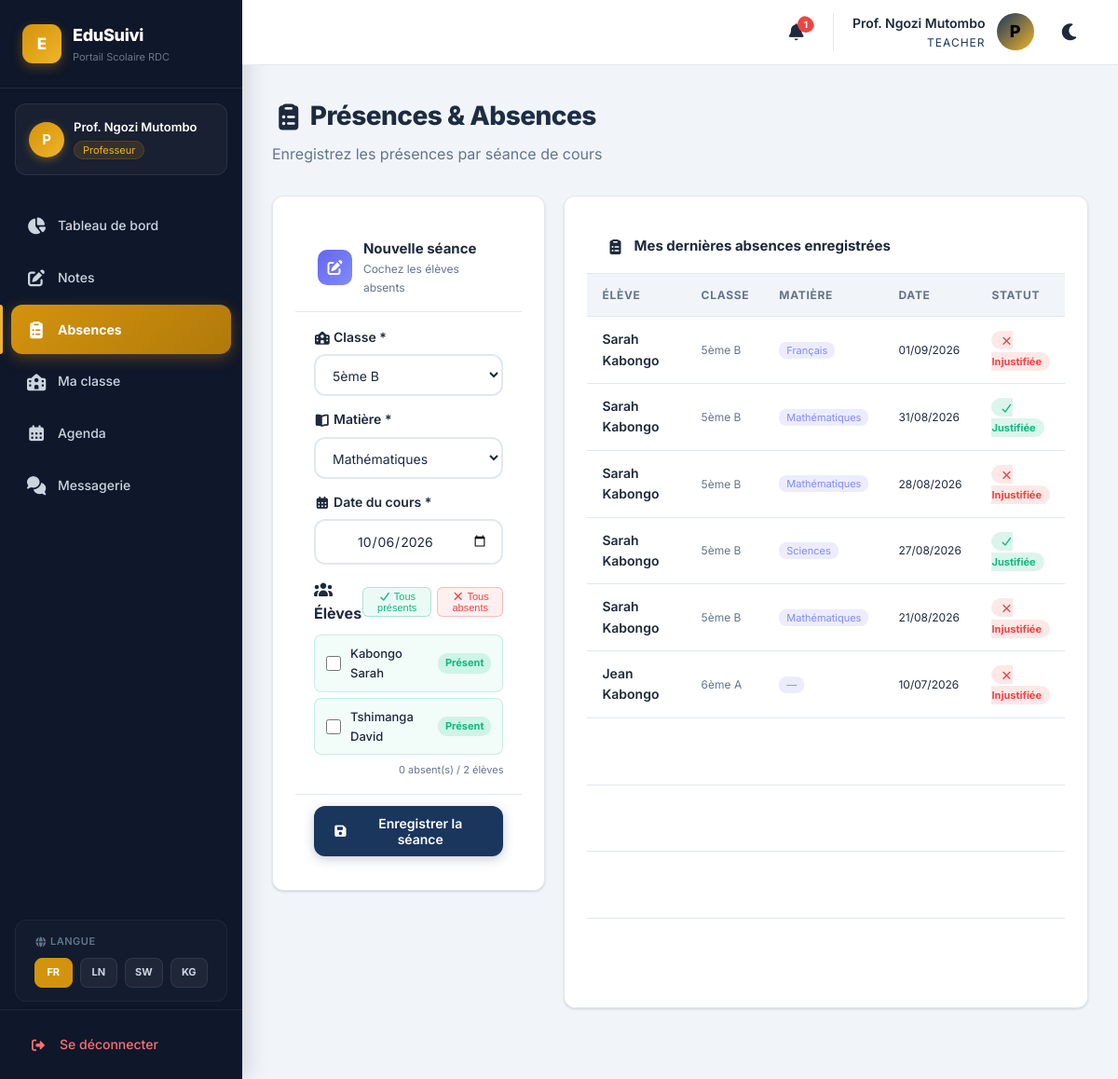
The app's page /teacher/absences.php (signed in) with its own data.
### tables this page shows
CREATE TABLE `students` (
  `id` int(11) NOT NULL AUTO_INCREMENT,
  `matricule` varchar(20) DEFAULT NULL,
  `first_name` varchar(50) NOT NULL,
  `last_name` varchar(50) NOT NULL,
  `date_of_birth` date DEFAULT NULL,
  `gender` enum('M','F') DEFAULT 'M',
  `option_filiere` varchar(100) DEFAULT NULL,
  `phone` varchar(20) DEFAULT NULL,
  `address` text DEFAULT NULL,
  `photo` varchar(255) DEFAULT NULL,
  `school_year` varchar(20) DEFAULT '2024-2025',
  `class_id` int(11) DEFAULT NULL,
  `parent_id` int(11) DEFAULT NULL,
  `created_at` timestamp NOT NULL DEFAULT current_timestamp(),
  `updated_at` timestamp NOT NULL DEFAULT current_timestamp() ON UPDATE current_timestamp(),
  PRIMARY KEY (`id`),
  KEY `class_id` (`class_id`),
  KEY `parent_id` (`parent_id`),
  CONSTRAINT `students_ibfk_1` FOREIGN KEY (`class_id`) REFERENCES `classes` (`id`) ON DELETE SET NULL,
  CONSTRAINT `students_ibfk_2` FOREIGN KEY (`parent_id`) REFERENCES `users` (`id`) ON DELETE SET NULL
);

CREATE TABLE `absences` (
  `id` int(11) NOT NULL AUTO_INCREMENT,
  `student_id` int(11) NOT NULL,
  `subject_id` int(11) DEFAULT NULL,
  `date` date NOT NULL,
  `justified` tinyint(1) DEFAULT 0,
  `reason` text DEFAULT NULL,
  `recorded_by` int(11) NOT NULL,
  `created_at` timestamp NOT NULL DEFAULT current_timestamp(),
  PRIMARY KEY (`id`),
  KEY `subject_id` (`subject_id`),
  KEY `recorded_by` (`recorded_by`),
  KEY `idx_absences_student` (`student_id`),
  KEY `idx_absences_date` (`date`),
  CONSTRAINT `absences_ibfk_1` FOREIGN KEY (`student_id`) REFERENCES `students` (`id`) ON DELETE CASCADE,
  CONSTRAINT `absences_ibfk_2` FOREIGN KEY (`subject_id`) REFERENCES `subjects` (`id`) ON DELETE SET NULL,
  CONSTRAINT `absences_ibfk_3` FOREIGN KEY (`recorded_by`) REFERENCES `users` (`id`) ON DELETE CASCADE
);

CREATE TABLE `classes` (
  `id` int(11) NOT NULL AUTO_INCREMENT,
  `name` varchar(50) NOT NULL,
  `level` varchar(50) NOT NULL,
  `school_level` enum('primaire','secondaire') DEFAULT 'secondaire',
  `teacher_id` int(11) DEFAULT NULL,
  `max_students` int(11) DEFAULT 40,
  `room` varchar(50) DEFAULT NULL,
  `school_year` varchar(20) DEFAULT '2024-2025',
  PRIMARY KEY (`id`),
  KEY `teacher_id` (`teacher_id`),
  CONSTRAINT `classes_ibfk_1` FOREIGN KEY (`teacher_id`) REFERENCES `users` (`id`) ON DELETE SET NULL
);

CREATE TABLE `subjects` (
  `id` int(11) NOT NULL AUTO_INCREMENT,
  `name` varchar(100) NOT NULL,
  `school_level` enum('primaire','secondaire','les_deux') NOT NULL DEFAULT 'secondaire',
  `category` varchar(100) NOT NULL DEFAULT 'Général',
  PRIMARY KEY (`id`)
);

### includes/config.php (called while the page is built, shortened)
<?php
function escape($str) {
    return htmlspecialchars($str, ENT_QUOTES, 'UTF-8');
}

### teacher/absences.php (the view, shortened to what this page needs)
<?php
require_once __DIR__ . '/../includes/config.php';
require_once __DIR__ . '/../includes/header.php';
$stmt = $pdo->prepare("
    SELECT DISTINCT c.id, c.name, c.school_level
    FROM teacher_assignments ta
    JOIN classes c ON ta.class_id = c.id
    WHERE ta.teacher_id = ?
    ORDER BY c.level, c.name
");
$stmt->execute([$currentUser['id']]);
$myClasses = $stmt->fetchAll();
$stmtPrim = $pdo->prepare("SELECT id, name, school_level FROM classes WHERE teacher_id = ? AND school_level = 'primaire' ORDER BY level, name");
$stmtPrim->execute([$currentUser['id']]);
$primClasses = $stmtPrim->fetchAll();
foreach ($primClasses as $pc) {
    if (!in_array($pc['id'], array_column($myClasses, 'id'))) {
        $myClasses[] = $pc;
    }
}
$selectedClassId   = intval($_GET['class_id']   ?? $_POST['class_id']   ?? ($myClasses[0]['id'] ?? 0));
$selectedSubjectId = intval($_GET['subject_id']  ?? $_POST['subject_id'] ?? 0);
$selectedDate      = $_GET['date'] ?? $_POST['date'] ?? date('Y-m-d');
$mySubjects = [];
if ($selectedClassId) {
    $chkPrim = $pdo->prepare("SELECT school_level, teacher_id FROM classes WHERE id = ?");
    $chkPrim->execute([$selectedClassId]);
    $cRow = $chkPrim->fetch();
    if ($cRow && $cRow['school_level'] === 'primaire' && $cRow['teacher_id'] == $currentUser['id']) {
        $mySubjects = $pdo->query("SELECT id, name FROM subjects WHERE school_level IN ('primaire', 'les_deux') ORDER BY name")->fetchAll();
    } else {
        $stmt = $pdo->prepare("
            SELECT s.id, s.name
            FROM teacher_assignments ta
            JOIN subjects s ON ta.subject_id = s.id
            WHERE ta.teacher_id = ? AND ta.class_id = ?
            ORDER BY s.name
        ");
        $stmt->execute([$currentUser['id'], $selectedClassId]);
        $mySubjects = $stmt->fetchAll();
    }
    if (!$selectedSubjectId && !empty($mySubjects)) {
        $selectedSubjectId = $mySubjects[0]['id'];
    }
}
$students = [];
$absentIds = [];
if ($selectedClassId && $selectedSubjectId) {
    $stmt = $pdo->prepare("
        SELECT s.id, s.first_name, s.last_name, s.matricule,
               a.id as absence_id
        FROM students s
        LEFT JOIN absences a ON a.student_id = s.id
            AND a.subject_id = ? AND a.date = ?
        WHERE s.class_id = ?
        ORDER BY s.last_name, s.first_name
    ");
    $stmt->execute([$selectedSubjectId, $selectedDate, $selectedClassId]);
    $students = $stmt->fetchAll();
    $absentIds = array_column(array_filter($students, fn($s) => $s['absence_id']), 'id');
}
$history = $pdo->prepare("
    SELECT a.*, CONCAT(s.first_name,' ',s.last_name) as student_name,
           c.name as class_name, sub.name as subject_name
    FROM absences a
    JOIN students s ON a.student_id = s.id
    JOIN classes c ON s.class_id = c.id
    LEFT JOIN subjects sub ON a.subject_id = sub.id
    WHERE a.recorded_by = ?
    ORDER BY a.date DESC, a.created_at DESC LIMIT 30
");
$history->execute([$currentUser['id']]);
$recentAbs = $history->fetchAll();
?>
<div class="page-header">
    <div>
        <h2>📋 Présences &amp; Absences</h2>
        <p>Enregistrez les présences par séance de cours</p>
    </div>
</div>
<div style="display:grid; grid-template-columns:1fr 1.4fr; gap:20px; align-items:start;">
    <div class="card" style="position:sticky; top:20px;">
        <div style="padding:20px 24px 16px; border-bottom:1px solid var(--border); display:flex; align-items:center; gap:12px;">
            <span style="width:38px;height:38px;background:linear-gradient(135deg,#6366f1,#818cf8);border-radius:10px;display:flex;align-items:center;justify-content:center;font-size:16px;color:#fff;">✏️</span>
            <div>
                <div style="font-weight:700; font-size:15px;">Nouvelle séance</div>
                <div style="font-size:12px; color:var(--text-muted);">Cochez les élèves absents</div>
            </div>
        </div>
        <form method="POST" id="sessionForm">
            <div style="padding:16px 20px; display:flex; flex-direction:column; gap:14px;">
                <div class="form-group" style="margin:0;">
                    <label>🏫 Classe *</label>
                    <select name="class_id" id="classSelect" class="form-control" onchange="loadSubjects(this.value)" required>
                        <?php foreach ($myClasses as $c): ?>
                        <option value="<?= $c['id'] ?>" <?= $selectedClassId == $c['id'] ? 'selected' : '' ?>>
                            <?= escape($c['name']) ?>
                        </option>
                        <?php endforeach; ?>
                    </select>
                </div>
                <div class="form-group" style="margin:0;">
                    <label>📚 Matière *</label>
                    <select name="subject_id" id="subjectSelect" class="form-control" required>
                        <?php foreach ($mySubjects as $s): ?>
                        <option value="<?= $s['id'] ?>" <?= $selectedSubjectId == $s['id'] ? 'selected' : '' ?>>
                            <?= escape($s['name']) ?>
                        </option>
                        <?php endforeach; ?>
                    </select>
                </div>
                <div class="form-group" style="margin:0;">
                    <label>📅 Date du cours *</label>
                    <input type="date" name="date" id="dateInput" class="form-control"
                           value="<?= escape($selectedDate) ?>"
                           onchange="reloadStudents()">
                </div>
                <div id="studentListSection" style="<?= empty($students) ? 'display:none;' : '' ?>">
                    <div style="display:flex; justify-content:space-between; align-items:center; margin-bottom:10px;">
                        <label style="margin:0; font-weight:700;">👥 Élèves</label>
                        <div style="display:flex; gap:6px;">
                            <button type="button" onclick="markAll(false)" style="font-size:11px; padding:3px 10px; border-radius:6px; border:1px solid rgba(16,185,129,0.3); background:rgba(16,185,129,0.08); color:#10b981; cursor:pointer;">✓ Tous présents</button>
                            <button type="button" onclick="markAll(true)" style="font-size:11px; padding:3px 10px; border-radius:6px; border:1px solid rgba(239,68,68,0.3); background:rgba(239,68,68,0.08); color:#ef4444; cursor:pointer;">✕ Tous absents</button>
                        </div>
                    </div>
                    <div id="studentList" style="display:flex; flex-direction:column; gap:6px; max-height:320px; overflow-y:auto;">
                        <?php foreach ($students as $s):
                            $isAbsent = in_array($s['id'], $absentIds);
                        ?>
                        <label class="student-row <?= $isAbsent ? 'absent' : 'present' ?>"
                               id="row_<?= $s['id'] ?>"
                               style="display:flex; align-items:center; gap:10px; padding:9px 12px; border-radius:8px; cursor:pointer; border:1px solid var(--border); transition:all .15s;
                               <?= $isAbsent ? 'background:rgba(239,68,68,0.08);border-color:rgba(239,68,68,0.3);' : 'background:rgba(16,185,129,0.05);border-color:rgba(16,185,129,0.2);' ?>">
                            <input type="checkbox" name="absents[]" value="<?= $s['id'] ?>"
                                   <?= $isAbsent ? 'checked' : '' ?>
                                   onchange="toggleRow(this, <?= $s['id'] ?>)"
                                   style="width:16px; height:16px; accent-color:#ef4444;">
                            <span style="flex:1; font-size:13px; font-weight:500;"><?= escape($s['last_name'] . ' ' . $s['first_name']) ?></span>
                            <span id="status_<?= $s['id'] ?>" style="font-size:11px; font-weight:700; padding:2px 8px; border-radius:10px;
                                <?= $isAbsent ? 'background:rgba(239,68,68,0.15);color:#ef4444;' : 'background:rgba(16,185,129,0.15);color:#10b981;' ?>">
                                <?= $isAbsent ? 'Absent' : 'Présent' ?>
                            </span>
                        </label>
                        <?php endforeach; ?>
                    </div>
                    <div style="margin-top:8px; font-size:11px; color:var(--text-muted); text-align:right;">
                        <span id="absentCount"><?= count($absentIds) ?></span> absent(s) /
                        <span><?= count($students) ?></span> élèves
                    </div>
                </div>
            </div>
            <?php if (!empty($students)): ?>
            <div style="padding:12px 20px; border-top:1px solid var(--border);">
                <button type="submit" class="btn btn-primary" style="width:100%; font-size:14px;">
                </button>
            </div>
            <?php endif; ?>
        </form>
    </div>
    <div class="card">
        <div style="padding:16px 20px; border-bottom:1px solid var(--border); display:flex; align-items:center; gap:10px;">
            <span style="font-size:16px;">📋</span>
            <div style="font-weight:700; font-size:15px;">Mes dernières absences enregistrées</div>
        </div>
        <?php if (empty($recentAbs)): ?>
        <div style="padding:40px; text-align:center; color:var(--text-muted);">
            <div style="font-size:40px; margin-bottom:12px;">✅</div>
            Aucune absence enregistrée pour l'instant.
        </div>
        <?php else: ?>
        <div style="overflow-x:auto;">
            <table style="width:100%;">
                <thead>
                    <tr>
                        <th>Élève</th>
                        <th>Classe</th>
                        <th>Matière</th>
                        <th>Date</th>
                        <th>Statut</th>
                    </tr>
                </thead>
                <tbody>
                <?php foreach ($recentAbs as $a): ?>
                <tr>
                    <td style="font-weight:600;"><?= escape($a['student_name']) ?></td>
                    <td style="font-size:12px; color:var(--text-muted);"><?= escape($a['class_name'] ?? '—') ?></td>
                    <td style="font-size:12px;">
                        <span style="background:rgba(99,102,241,0.12); color:#818cf8; padding:2px 8px; border-radius:8px; font-size:11px;">
                            <?= escape($a['subject_name'] ?? '—') ?>
                        </span>
                    </td>
                    <td style="font-size:12px;"><?= date('d/m/Y', strtotime($a['date'])) ?></td>
                    <td>
                        <span style="font-size:11px; font-weight:700; padding:3px 9px; border-radius:10px;
                            <?= $a['justified'] ? 'background:rgba(16,185,129,0.15);color:#10b981;' : 'background:rgba(239,68,68,0.12);color:#ef4444;' ?>">
                        </span>
                    </td>
                </tr>
                <?php endforeach; ?>
                </tbody>
            </table>
        </div>
        <?php endif; ?>
    </div>
</div>
<?php require_once __DIR__ . '/../includes/footer.php'; ?>

### records on screen
students: last_name+first_name "Kabongo Sarah", shows "Présent"
students: last_name+first_name "Tshimanga David", shows "Présent"
absences: student_name "Sarah Kabongo", classes.name "5ème B", subject.name "Français", date "01/09/2026"
absences: student_name "Sarah Kabongo", classes.name "5ème B", subject.name "Mathématiques", date "31/08/2026"
absences: student_name "Sarah Kabongo", classes.name "5ème B", subject.name "Mathématiques", date "28/08/2026"
absences: student_name "Sarah Kabongo", classes.name "5ème B", subject.name "Sciences", date "27/08/2026"
absences: student_name "Sarah Kabongo", classes.name "5ème B", subject.name "Mathématiques", date "21/08/2026"
absences: student_name "Jean Kabongo", classes.name "6ème A", subject_name "—", date "10/07/2026"

### other values on screen
t('app_name') "EduSuivi"
t('app_subtitle') "Portail Scolaire RDC"
substr($currentUser['name'], 0, 1) "P"
$currentUser['name'] "Prof. Ngozi Mutombo"
$roleLabels[$currentUser['role']] "Professeur"
t($navLabel) "Tableau de bord"
t($navLabel) "Notes"
t($navLabel) "Absences"
t($navLabel) "Agenda"
t($navLabel) "Messagerie"
t('language') "LANGUE"
t('logout') "Se déconnecter"
$notifCount "1"
$currentUser['role'] "TEACHER"
count($absentIds) "0"
